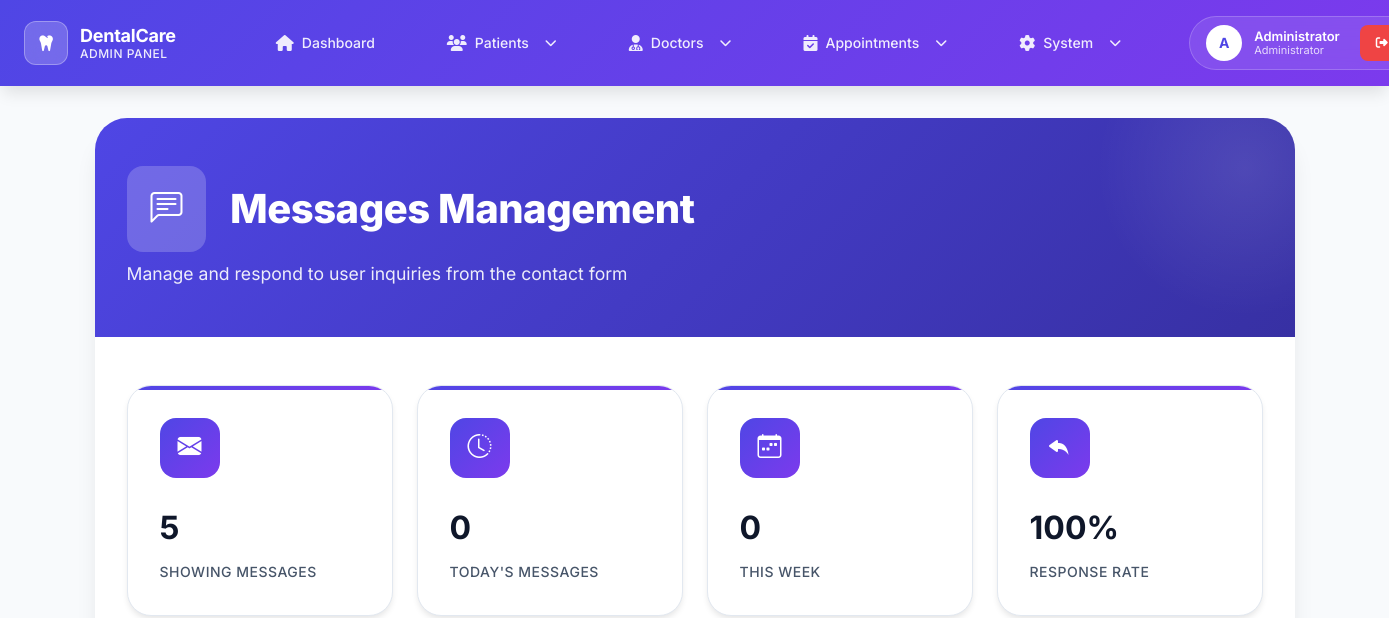
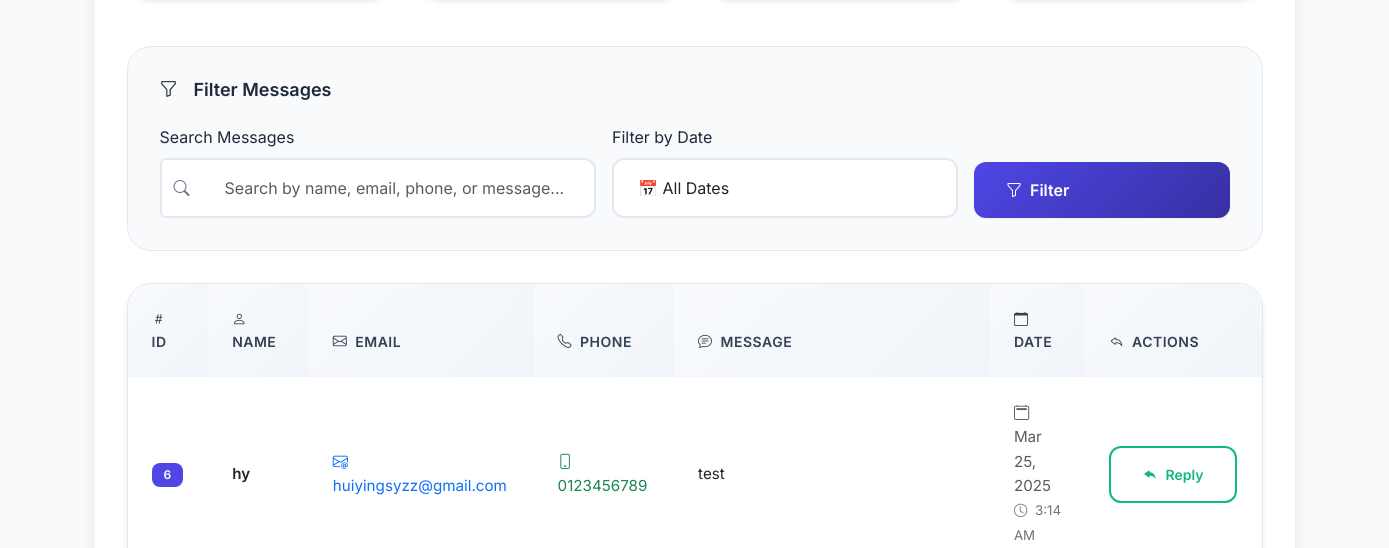
The page /admin/messages.php (upper part) on the database as committed earlier (2 pictures, top to bottom).
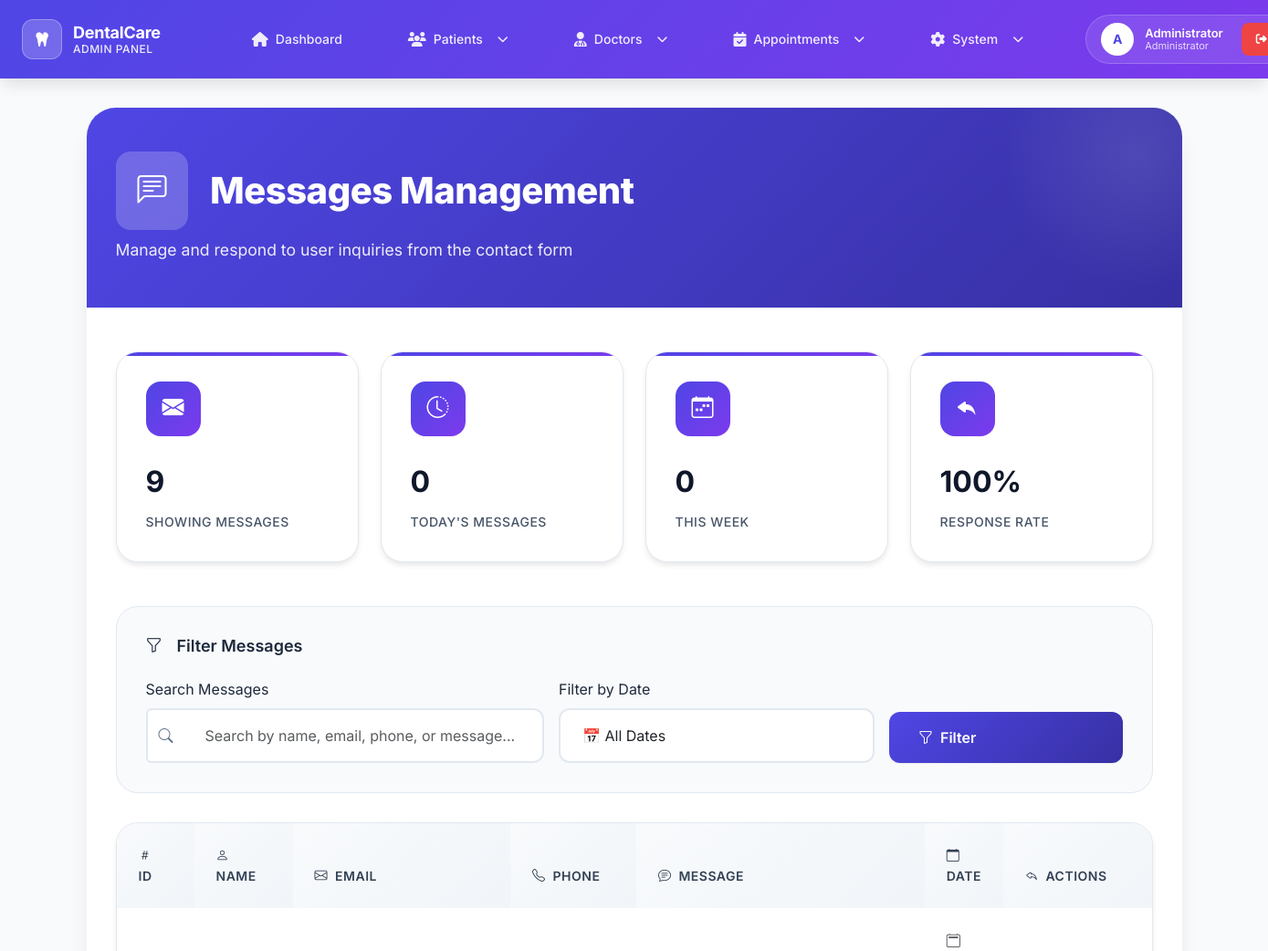
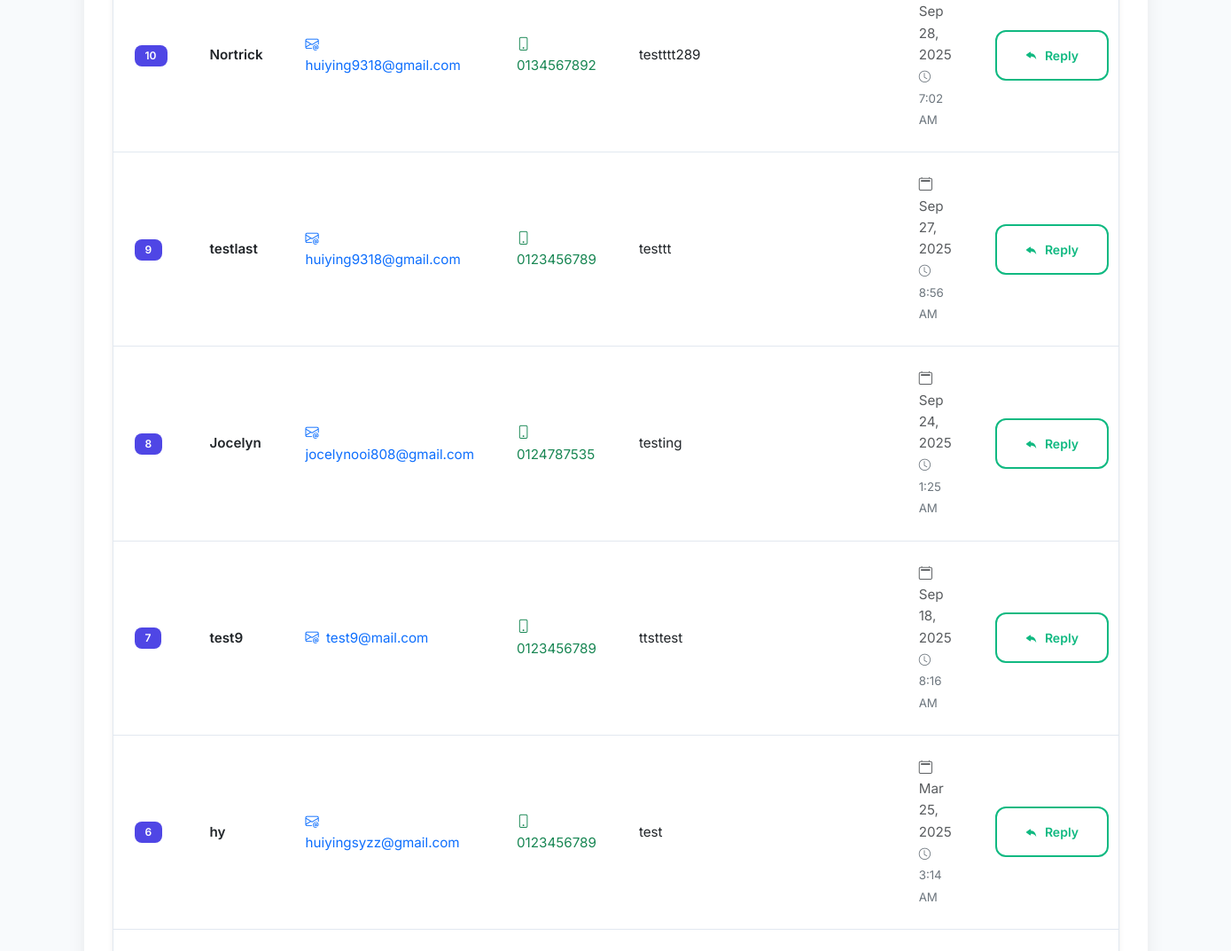
The same page on the database as committed later (2 pictures, top to bottom).
### tables this page shows
CREATE TABLE `messages` (
  `id` int(11) NOT NULL,
  `name` varchar(255) NOT NULL,
  `email` varchar(255) NOT NULL,
  `tel` varchar(20) DEFAULT NULL,
  `message` text NOT NULL,
  `created_at` timestamp NOT NULL DEFAULT current_timestamp()
);

### admin/messages.php (the view, shortened to what the changed rows need)
<?php
$conn = new mysqli("localhost", "root", "", "hospital_management_system");
$sql = "SELECT * FROM messages";
$messages_per_page = 20;
$current_page = isset($_GET['page']) ? max(1, intval($_GET['page'])) : 1;
$offset = ($current_page - 1) * $messages_per_page;
$sql .= " ORDER BY created_at DESC LIMIT $messages_per_page OFFSET $offset";
$result = $conn->query($sql);
$num_rows = $result->num_rows;
?>
<!DOCTYPE html>
<html lang="en">
<head>
    <link href="https://cdn.jsdelivr.net/npm/bootstrap@5.3.0/dist/css/bootstrap.min.css" rel="stylesheet">
    <link href="https://cdn.jsdelivr.net/npm/bootstrap-icons@1.10.5/font/bootstrap-icons.css" rel="stylesheet">
</head>
<body>
    <?php include 'includes/navbar.php'; ?>
    <div class="main-container animate-fade-in">
        <div class="header-section">
            <div class="header-content">
                <h1 class="page-title">
                    <div class="title-icon">
                        <i class="bi bi-chat-left-text"></i>
                    </div>
                    <div>
                        Messages Management
                    </div>
                </h1>
            </div>
        </div>
        <div class="content-section">
            <div class="stats-section">
                <div class="row g-4">
                    <div class="col-md-3 col-sm-6">
                        <div class="stat-card loading-animation">
                            <div class="stat-icon">
                                <i class="bi bi-envelope-fill"></i>
                            </div>
                            <div class="stat-number"><?php echo $num_rows; ?></div>
                            <div class="stat-label">
                                Showing Messages
                            </div>
                        </div>
                    </div>
                </div>
            </div>
            <div class="table-container loading-animation">
                <?php if ($num_rows > 0): ?>
                    <div class="table-responsive">
                        <table class="table table-hover align-middle mb-0">
                            <thead>
                                <tr>
                                    <th scope="col">
                                        <i class="bi bi-hash me-1"></i>
                                        ID
                                    </th>
                                    <th scope="col">
                                        <i class="bi bi-person me-1"></i>
                                        Name
                                    </th>
                                    <th scope="col">
                                        <i class="bi bi-envelope me-1"></i>
                                        Email
                                    </th>
                                    <th scope="col">
                                        <i class="bi bi-telephone me-1"></i>
                                        Phone
                                    </th>
                                    <th scope="col">
                                        <i class="bi bi-chat-text me-1"></i>
                                        Message
                                    </th>
                                    <th scope="col">
                                        <i class="bi bi-calendar me-1"></i>
                                        Date
                                    </th>
                                    <th scope="col">
                                        <i class="bi bi-reply me-1"></i>
                                        Actions
                                    </th>
                                </tr>
                            </thead>
                            <tbody>
                            <?php while ($row = $result->fetch_assoc()): ?>
                                <tr>
                                    <td>
                                        <span class="badge badge-primary"><?php echo $row['id']; ?></span>
                                    </td>
                                    <td>
                                        <div class="fw-semibold text-gray-900">
                                            <?php echo htmlspecialchars($row['name']); ?>
                                        </div>
                                    </td>
                                    <td>
                                        <div class="text-primary">
                                            <i class="bi bi-envelope-at me-1"></i>
                                            <?php echo htmlspecialchars($row['email']); ?>
                                        </div>
                                    </td>
                                    <td>
                                        <div class="text-success">
                                            <i class="bi bi-phone me-1"></i>
                                            <?php echo htmlspecialchars($row['tel']); ?>
                                        </div>
                                    </td>
                                    <td>
                                        <div class="message-content"
                                             title="<?php echo htmlspecialchars($row['message']); ?>">
                                            <?php echo htmlspecialchars($row['message']); ?>
                                        </div>
                                    </td>
                                    <td>
                                        <div class="text-muted">
                                            <i class="bi bi-calendar2 me-1"></i>
                                            <?php
                                            $date = new DateTime($row['created_at']);
                                            echo $date->format('M j, Y');
                                            ?>
                                            <br>
                                            <small class="text-secondary">
                                                <i class="bi bi-clock me-1"></i>
                                                <?php echo $date->format('g:i A'); ?>
                                            </small>
                                        </div>
                                    </td>
                                    <td>
                                        <div class="d-flex gap-2">
                                            <a href="mailto:<?php echo htmlspecialchars($row['email']); ?>?subject=Reply from Green Life Dental Clinic&body=Dear <?php echo htmlspecialchars($row['name']); ?>,%0D%0A%0D%0AThank you for contacting Green Life Dental Clinic. We have received your message:%0D%0A%0D%0A'<?php echo htmlspecialchars($row['message']); ?>'%0D%0A%0D%0ARegarding your inquiry..."
                                               class="btn btn-outline-success btn-sm"
                                               title="Reply to <?php echo htmlspecialchars($row['name']); ?>">
                                                <i class="bi bi-reply-fill"></i>
                                                Reply
                                            </a>
                                        </div>
                                    </td>
                                </tr>
                            <?php endwhile; ?>
                            </tbody>
                        </table>
                    </div>
                <?php endif; ?>
            </div>
        </div>
    </div>
</body>
</html>

Rows that differ between the two databases and show on the page:
added messages: id "10", name "Nortrick", email "huiying9318@gmail.com", tel "0134567892", message "testttt289", created_at "Sep 28, 2025", created_at "7:02 AM"
added messages: id "9", name "testlast", email "huiying9318@gmail.com", tel "0123456789", message "testtt", created_at "Sep 27, 2025", created_at "8:56 AM"
added messages: id "8", name "Jocelyn", email "jocelynooi808@gmail.com", tel "0124787535", message "testing", created_at "Sep 24, 2025", created_at "1:25 AM"
added messages: id "7", name "test9", email "test9@mail.com", tel "0123456789", message "ttsttest", created_at "Sep 18, 2025", created_at "8:16 AM"
Other text that changed with them:
$num_rows: "5" → "9"
